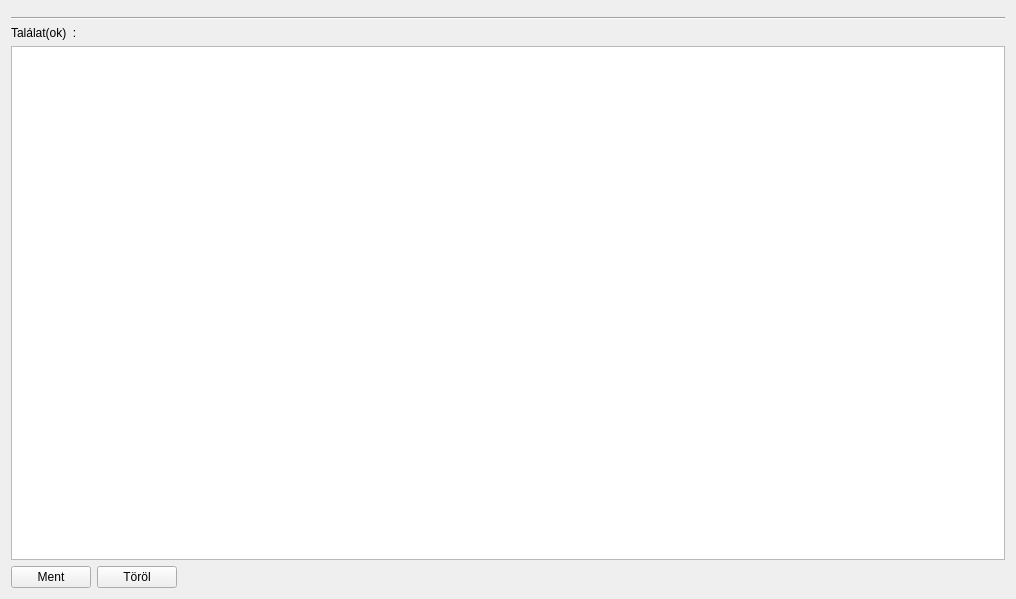
<?xml version="1.0" encoding="UTF-8"?>
<ui version="4.0">
 <class>BaseFind</class>
 <widget class="QWidget" name="BaseFind">
  <property name="geometry">
   <rect>
    <x>0</x>
    <y>0</y>
    <width>1016</width>
    <height>599</height>
   </rect>
  </property>
  <property name="windowTitle">
   <string>Form</string>
  </property>
  <layout class="QVBoxLayout" name="verticalLayout" stretch="0,0,0,1,0">
   <item>
    <widget class="QWidget" name="widget" native="true"/>
   </item>
   <item>
    <widget class="Line" name="line">
     <property name="orientation">
      <enum>Qt::Horizontal</enum>
     </property>
    </widget>
   </item>
   <item>
    <widget class="QLabel" name="labelReport">
     <property name="text">
      <string>Találat(ok)  :</string>
     </property>
    </widget>
   </item>
   <item>
    <widget class="QTextEdit" name="textEdit">
     <property name="styleSheet">
      <string notr="true"/>
     </property>
    </widget>
   </item>
   <item>
    <layout class="QHBoxLayout" name="horizontalLayoutButtons">
     <item>
      <widget class="QPushButton" name="pushButtonSave">
       <property name="text">
        <string>Ment</string>
       </property>
      </widget>
     </item>
     <item>
      <widget class="QPushButton" name="pushButtonClear">
       <property name="text">
        <string>Töröl</string>
       </property>
      </widget>
     </item>
     <item>
      <spacer name="horizontalSpacerButtons">
       <property name="orientation">
        <enum>Qt::Horizontal</enum>
       </property>
       <property name="sizeHint" stdset="0">
        <size>
         <width>40</width>
         <height>20</height>
        </size>
       </property>
      </spacer>
     </item>
    </layout>
   </item>
  </layout>
 </widget>
 <resources/>
 <connections>
  <connection>
   <sender>pushButtonClear</sender>
   <signal>pressed()</signal>
   <receiver>textEdit</receiver>
   <slot>clear()</slot>
   <hints>
    <hint type="sourcelabel">
     <x>142</x>
     <y>963</y>
    </hint>
    <hint type="destinationlabel">
     <x>598</x>
     <y>566</y>
    </hint>
   </hints>
  </connection>
 </connections>
</ui>
